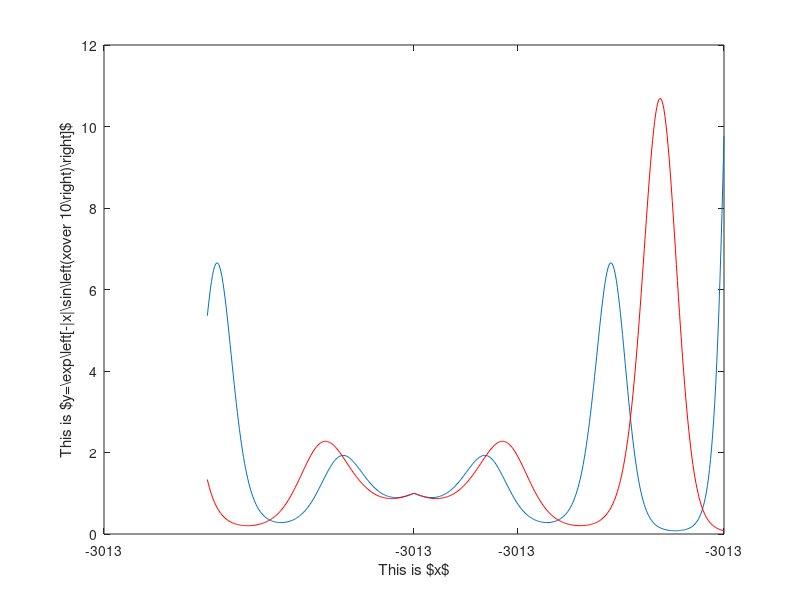
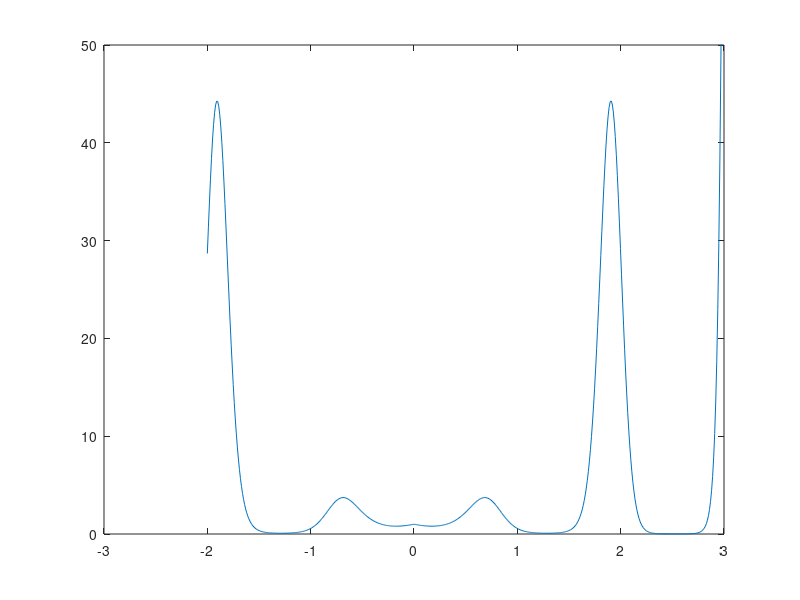

The MATLAB script that drew these images, in order:
x = linspace(-2,3,500);
y = exp(-abs(x).*cos(5*x));
y2 = exp(-abs(x).*cos(4*x));
plot(x,y)
xlabel('This is $x$')
ylabel('This is $y=\exp\left[-|x|\sin\left({x\over 10}\right)\right]$')
xlim([-3,3])
set(gca,'xtick',[-3 0 1 3],'xticklabel',['-3','0','1','3'])
hold on
plot(x,y2,'-r')
figure
plot(x,y.^2)
axis([-3 3 0 50])